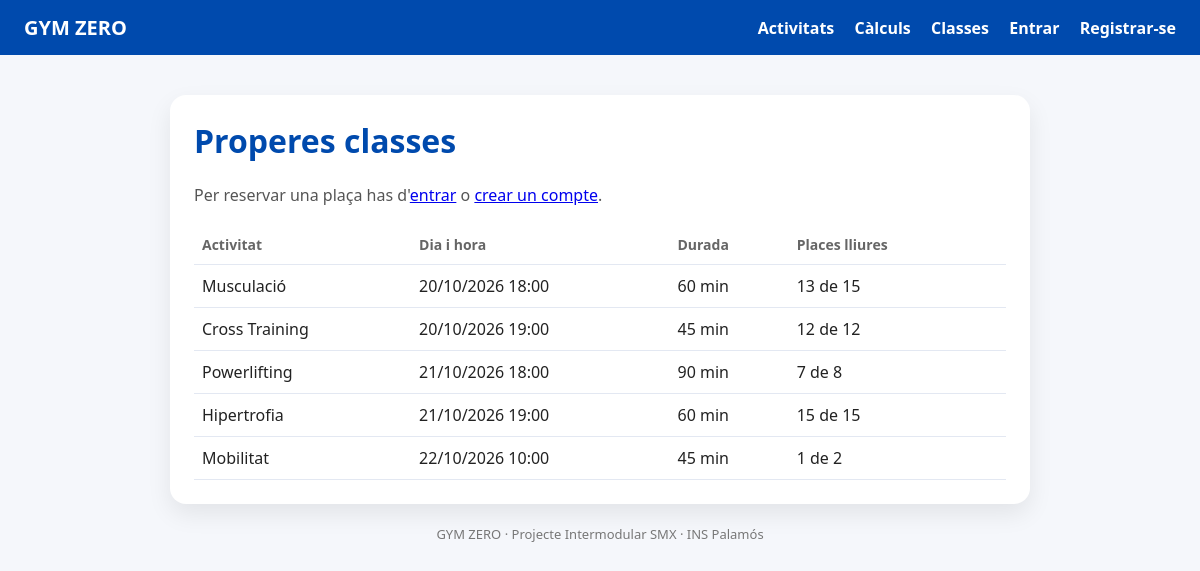
Screenshot of /reserves/index.php with the database file from the repository.
### tables this page shows
CREATE TABLE classes (
  id            INT UNSIGNED AUTO_INCREMENT PRIMARY KEY,
  activitat_id  INT UNSIGNED NOT NULL,
  inici         DATETIME     NOT NULL,
  places        SMALLINT UNSIGNED NOT NULL,
  cancelada     TINYINT(1)   NOT NULL DEFAULT 0,
  CONSTRAINT fk_classes_activitat FOREIGN KEY (activitat_id)
    REFERENCES activitats(id) ON UPDATE CASCADE ON DELETE RESTRICT,
  CONSTRAINT uq_classes_activitat_inici UNIQUE (activitat_id, inici),
  CONSTRAINT ck_classes_places CHECK (places > 0)
);

CREATE TABLE activitats (
  id                 INT UNSIGNED AUTO_INCREMENT PRIMARY KEY,
  nom                VARCHAR(60)  NOT NULL,
  descripcio         TEXT         NULL,
  durada_min         SMALLINT UNSIGNED NOT NULL DEFAULT 60,
  places_per_defecte SMALLINT UNSIGNED NOT NULL DEFAULT 15,
  activa             TINYINT(1)   NOT NULL DEFAULT 1,
  CONSTRAINT uq_activitats_nom UNIQUE (nom)
);

### www/inc/sessio.php (called while the page is built, shortened)
<?php
function h($text)
{
    return htmlspecialchars((string) $text, ENT_QUOTES, 'UTF-8');
}
function usuari_actual()
{
    return $_SESSION['usuari'] ?? null;
}

### www/reserves/index.php (the view, shortened to what this page needs)
<?php
require_once __DIR__ . '/../inc/sessio.php';
require_once __DIR__ . '/../inc/bd.php';
$u = usuari_actual();
$st = $connexio->prepare(
    "SELECT c.id, a.nom, a.durada_min, c.inici, c.places,
            (SELECT COUNT(*) FROM reserves r
              WHERE r.classe_id = c.id AND r.estat = 'confirmada') AS ocupades,
            (SELECT COUNT(*) FROM reserves r
              WHERE r.classe_id = c.id AND r.estat = 'confirmada' AND r.usuari_id = ?) AS meva
       FROM classes c
       JOIN activitats a ON a.id = c.activitat_id
      WHERE c.inici > NOW() AND c.cancelada = 0 AND a.activa = 1
      ORDER BY c.inici"
);
$st->execute([$u['id'] ?? 0]);
$classes = $st->fetchAll();
$titol = 'Properes classes';
require __DIR__ . '/../inc/capcalera.php';
?>
<?php if (!$u): ?>
  <p>Per reservar una plaça has d'<a href="../compte/login.php">entrar</a> o <a href="../compte/registre.php">crear un compte</a>.</p>
<?php endif; ?>
<?php if (!$classes): ?>
  <p>Ara mateix no hi ha classes programades.</p>
<?php else: ?>
  <table>
    <tr><th>Activitat</th><th>Dia i hora</th><th class="amaga-mobil">Durada</th><th>Places lliures</th><th></th></tr>
    <?php foreach ($classes as $c):
        $lliures = $c['places'] - $c['ocupades']; ?>
      <tr>
        <td><?= h($c['nom']) ?></td>
        <td><?= date('d/m/Y H:i', strtotime($c['inici'])) ?></td>
        <td class="amaga-mobil"><?= (int) $c['durada_min'] ?> min</td>
        <td class="<?= $lliures <= 0 ? 'places-0' : '' ?>"><?= max(0, $lliures) ?> de <?= (int) $c['places'] ?></td>
        <td>
        </td>
      </tr>
    <?php endforeach; ?>
  </table>
<?php endif; ?>
<?php require __DIR__ . '/../inc/peu.php'; ?>

### www/inc/capcalera.php (shortened to what this page needs)
<?php
$u = usuari_actual();
$arrel = $arrel ?? '../';
?>
<!DOCTYPE html>
<html lang="ca">
<head>
  <link rel="stylesheet" href="<?= $arrel ?>css/area.css">
</head>
<body>
  <header class="barra">
    <a class="logo" href="<?= $arrel ?: './' ?>">GYM ZERO</a>
    <nav>
      <a href="<?= $arrel ?>activitats/">Activitats</a>
      <a href="<?= $arrel ?>calculs/">Càlculs</a>
      <a href="<?= $arrel ?>reserves/">Classes</a>
      <?php if ($u): ?>
        <a href="<?= $arrel ?>client/">La meva àrea</a>
        <?php if ($u['rol'] === 'admin'): ?>
          <a href="<?= $arrel ?>admin/">Administració</a>
        <?php endif; ?>
        <span class="qui"><?= h($u['nom']) ?></span>
        <a href="<?= $arrel ?>compte/logout.php">Sortir</a>
      <?php else: ?>
        <a href="<?= $arrel ?>compte/login.php">Entrar</a>
        <a href="<?= $arrel ?>compte/registre.php">Registrar-se</a>
      <?php endif; ?>
    </nav>
  </header>
  <main>
    <div class="card">
      <h1><?= h($titol) ?></h1>

### www/inc/peu.php
    </div>
    <p class="footer">GYM ZERO · Projecte Intermodular SMX · INS Palamós</p>
  </main>
</body>
</html>

### www/css/area.css (style rules this page uses)
body { margin: 0; font-family: system-ui, -apple-system, "Segoe UI", sans-serif; background: #f5f7fb; color: #222; }
.barra { display: flex; justify-content: space-between; align-items: center; flex-wrap: wrap; gap: 10px; padding: 14px 24px; background: #004aad; }
.barra a, .barra .qui { color: white; text-decoration: none; margin-left: 16px; font-weight: 600; }
.barra .logo { margin-left: 0; font-size: 20px; font-weight: 800; }
main { max-width: 860px; margin: 40px auto; padding: 0 20px; }
.card { overflow-x: auto; background: white; border-radius: 16px; padding: 24px; box-shadow: 0 10px 25px rgba(0, 0, 0, 0.08); }
h1 { color: #004aad; margin-top: 0; }
p { color: #555; line-height: 1.6; }
table { width: 100%; border-collapse: collapse; margin-top: 12px; }
th, td { text-align: left; padding: 10px 8px; border-bottom: 1px solid #e3e8f2; }
th { color: #666; font-size: 14px; }
.footer { margin-top: 20px; font-size: 13px; color: #777; text-align: center; }

### rows the page displays
classes: activitat.nom "Musculació", inici "20/10/2026 18:00", activitat.durada_min "60", max(0, $lliures) "13", places "15"
classes: activitat.nom "Cross Training", inici "20/10/2026 19:00", activitat.durada_min "45", places "12"
classes: activitat.nom "Powerlifting", inici "21/10/2026 18:00", activitat.durada_min "90", max(0, $lliures) "7", places "8"
classes: activitat.nom "Hipertrofia", inici "21/10/2026 19:00", activitat.durada_min "60", places "15"
classes: activitat.nom "Mobilitat", inici "22/10/2026 10:00", activitat.durada_min "45", max(0, $lliures) "1", places "2"

### other values shown
$titol "Properes classes"
